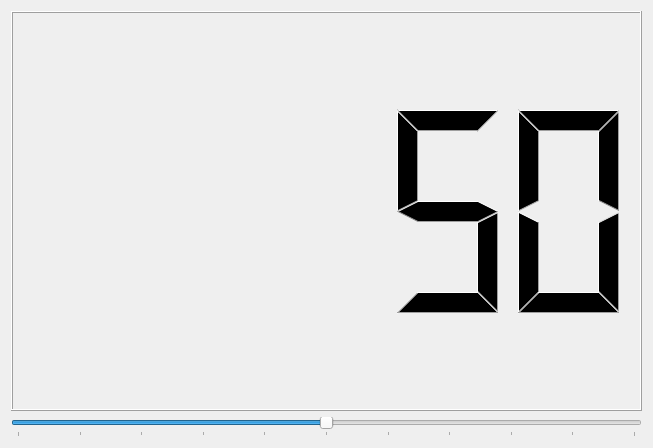
<?xml version="1.0" encoding="UTF-8"?>
<ui version="4.0">
 <class>VolumeControl</class>
 <widget class="QWidget" name="VolumeControl">
  <property name="geometry">
   <rect>
    <x>0</x>
    <y>0</y>
    <width>653</width>
    <height>448</height>
   </rect>
  </property>
  <property name="windowTitle">
   <string>VolumeControl</string>
  </property>
  <layout class="QGridLayout" name="gridLayout">
   <item row="0" column="0">
    <widget class="QLCDNumber" name="number">
     <property name="intValue" stdset="0">
      <number>50</number>
     </property>
    </widget>
   </item>
   <item row="1" column="0">
    <widget class="QSlider" name="slider">
     <property name="maximum">
      <number>100</number>
     </property>
     <property name="value">
      <number>50</number>
     </property>
     <property name="orientation">
      <enum>Qt::Horizontal</enum>
     </property>
     <property name="tickPosition">
      <enum>QSlider::TicksBelow</enum>
     </property>
     <property name="tickInterval">
      <number>10</number>
     </property>
    </widget>
   </item>
  </layout>
 </widget>
 <resources/>
 <connections>
  <connection>
   <sender>slider</sender>
   <signal>valueChanged(int)</signal>
   <receiver>number</receiver>
   <slot>display(int)</slot>
   <hints>
    <hint type="sourcelabel">
     <x>365</x>
     <y>427</y>
    </hint>
    <hint type="destinationlabel">
     <x>365</x>
     <y>341</y>
    </hint>
   </hints>
  </connection>
 </connections>
</ui>
